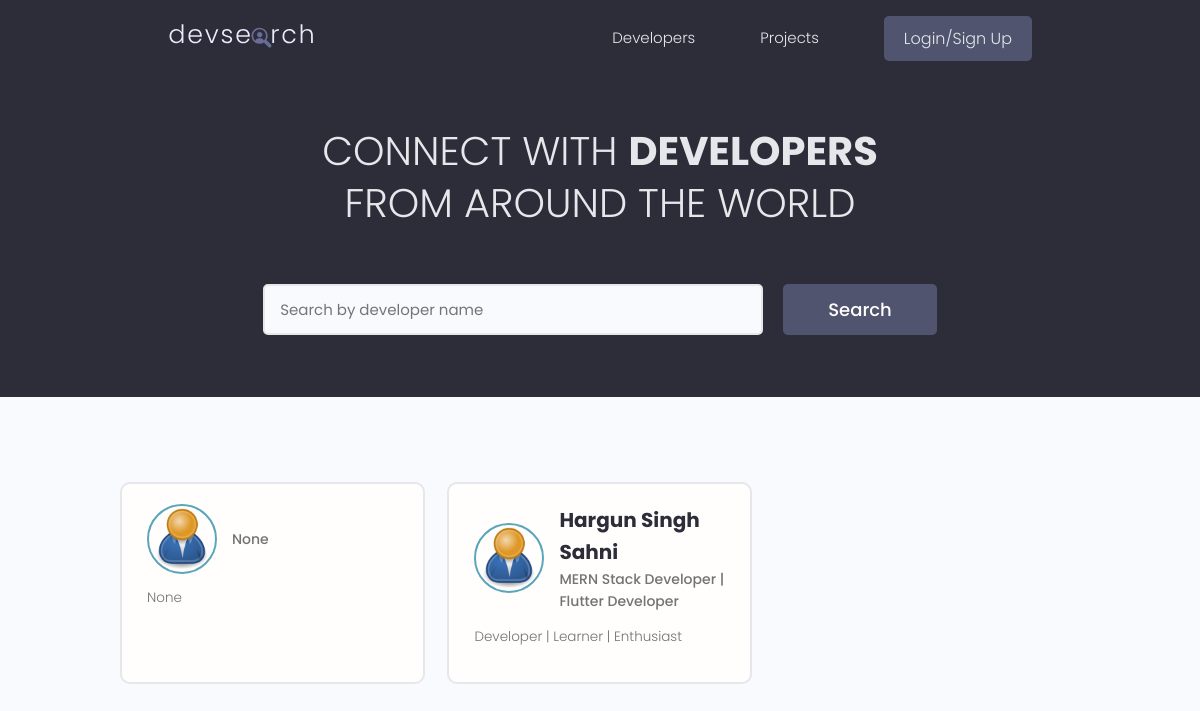
The page / on the database its author committed.
### users/models.py (models this page shows, shortened)
class Profile(models.Model):
    user = models.OneToOneField(
        User, on_delete=models.CASCADE, null=True, blank=True)
    name = models.CharField(max_length=200, blank=True, null=True)
    email = models.EmailField(max_length=500, blank=True, null=True)
    username = models.CharField(max_length=200, blank=True, null=True)
    location = models.CharField(max_length=200, blank=True, null=True)
    short_intro = models.CharField(max_length=200, blank=True, null=True)
    bio = models.TextField(blank=True, null=True)
    profile_image = models.ImageField(
        null=True, blank=True, upload_to='profiles/', default="profiles/user-default.png")
    social_github = models.CharField(max_length=200, blank=True, null=True)
    social_twitter = models.CharField(max_length=200, blank=True, null=True)
    social_linkedin = models.CharField(max_length=200, blank=True, null=True)
    social_youtube = models.CharField(max_length=200, blank=True, null=True)
    social_website = models.CharField(max_length=200, blank=True, null=True)
    created = models.DateTimeField(auto_now_add=True)
    id = models.UUIDField(default=uuid.uuid4, unique=True,
                          primary_key=True, editable=False)
    class Meta:
        ordering = ['created']
    @property
    def imageURL(self):
        try:
            url = self.profile_image.url
        except:
            url = ''
        return url

### users/views.py (the view)
# urls.py: path('', views.profiles, name="profiles"),
def profiles(request):
    profiles, search_query = searchProfiles(request)
    custom_range, profiles = paginateProfiles(request, profiles, 3)
    context = {'profiles': profiles, 'search_query': search_query,
               'custom_range': custom_range}
    return render(request, 'users/profiles.html', context)

### users/utils.py (called while the page is built)
def paginateProfiles(request, profiles, results):
    page = request.GET.get('page')
    paginator = Paginator(profiles, results)
    try:
        profiles = paginator.page(page)
    except PageNotAnInteger:
        page = 1
        profiles = paginator.page(page)
    except EmptyPage:
        page = paginator.num_pages
        profiles = paginator.page(page)
    leftIndex = (int(page) - 4)
    if leftIndex < 1:
        leftIndex = 1
    rightIndex = (int(page) + 5)
    if rightIndex > paginator.num_pages:
        rightIndex = paginator.num_pages + 1
    custom_range = range(leftIndex, rightIndex)
    return custom_range, profiles

def searchProfiles(request):
    search_query = ''
    if request.GET.get('search_query'):
        search_query = request.GET.get('search_query')
    skills = Skill.objects.filter(name__icontains=search_query)
    profiles = Profile.objects.distinct().filter(
        Q(name__icontains=search_query) |
        Q(short_intro__icontains=search_query) |
        Q(skill__in=skills)
    )
    return profiles, search_query

### users/templates/users/profiles.html (shortened to what this page needs)
{% extends 'main.html' %}
{% block content %}
<main class="home">
    <section class="hero-section text-center">
        <div class="container container--narrow">
            <div class="hero-section__box">
                <h2>CONNECT WITH <span>DEVELOPERS</span></h2>
                <h2>FROM AROUND THE WORLD</h2>
            </div>
            <div class="hero-section__search">
                <form id="searchForm" class="form" action="{% url 'profiles' %}" method="get">
                    <div class="form__field">
                        <input class="input input--text" id="formInput#search" type="text" name="search_query"
                            value="{{search_query}}" placeholder="Search by developer name" />
                    </div>
                    <input class="btn btn--sub btn--lg" type="submit" value="Search" />
                </form>
            </div>
        </div>
    </section>
    <section class="devlist">
        <div class="container">
            <div class="grid grid--three">
                {% for profile in profiles %}
                <div class="column card">
                    <div class="dev">
                        <a href="{% url 'user-profile' profile.id %}" class="card__body">
                            <div class="dev__profile">
                                <img class="avatar avatar--md" src="{{ profile.imageURL }}" alt="image" />
                                <div class="dev__meta">
                                    <h3>{{profile.name}}</h3>
                                    <h5>{{profile.short_intro|slice:"60"}}</h5>
                                </div>
                            </div>
                            <p class="dev__info">{{profile.bio|slice:"150"}}</p>
                        </a>
                    </div>
                </div>
                {% endfor %}
            </div>
        </div>
    </section>
</main>
{% endblock content %}

### templates/main.html (shortened to what this page needs)
<!DOCTYPE html>
{% load static %}
<html>
<head>
    <link rel="stylesheet" href="https://cdn.iconmonstr.com/1.3.0/css/iconmonstr-iconic-font.min.css" />
    <link rel="stylesheet" href="{% static 'uikit/styles/uikit.css' %}" />
    <link rel="stylesheet" href="{% static 'styles/app.css' %}" />
</head>
<body>
    {% include 'navbar.html' %}
    {% block content %}
    {% endblock content %}
</body>
</html>

### templates/navbar.html (shortened to what this page needs)
{% load static %}
<header class="header">
    <div class="container container--narrow">
        <a href="{% url 'profiles' %}" class="header__logo">
            <img src="{% static 'images/logo.svg' %} " alt="DevSearch Logo" />
        </a>
        <nav class="header__nav">
            <ul class="header__menu">
                <li class="header__menuItem"><a href="{% url 'profiles' %}">Developers</a></li>
                <li class="header__menuItem"><a href="{% url 'projects' %}">Projects</a></li>
                {% if request.user.is_authenticated %}
                <li class="header__menuItem"><a href="{% url 'inbox' %}">Inbox</a></li>
                <li class="header__menuItem"><a href="{% url 'account' %}">Account</a></li>
                <li class="header__menuItem"><a href="{% url 'logout' %}" class="btn btn--sub">Logout</a></li>
                {% else %}
                <li class="header__menuItem"><a href="{% url 'login' %}" class="btn btn--sub">Login/Sign Up</a></li>
                {% endif %}
            </ul>
        </nav>
    </div>
</header>

### static/styles/app.css (style rules this page uses)
:root { --color-sub: #2d2d39; }
.btn--sub { background-color: var(--color-sub-light); }
.card { border: 2px solid var(--color-light); }
img { width: 100%; }
.header { position: sticky; z-index: 111; background-color: var(--color-sub); padding: 1.5rem 0; }
.header > .container { display: flex; justify-content: space-between; align-items: center; }
.header__logo > img { height: 3.8rem; }
.header__nav > ul { display: inline-flex; align-items: center; list-style: none; gap: 6.5rem; }
.header__menuItem > a { color: var(--color-light); font-weight: 300; }
.hero-section { height: 40vh; display: flex; align-items: center; background-color: var(--color-sub); }
.hero-section__box { margin-bottom: 4rem; }
.hero-section__box > h2, .hero-section__box > h2 > span { font-size: 4rem; color: var(--color-light); line-height: 1.3; text-transform: uppercase; }
.hero-section__box > h2 { font-weight: 300; }
.hero-section__box > h2 > span { font-weight: 700; }
.hero-section__search > .form { display: flex; align-items: center; justify-content: center; gap: 2rem; }
.hero-section__search > .form input.input--text { width: 50rem; }
.devlist { margin-top: 8rem; }
.devlist .grid { align-items: stretch; }
.devlist .dev .dev__profile { display: flex; align-items: center; gap: 1.5rem; }
.devlist .dev .dev__meta h3 { color: var(--color-sub); font-size: 2rem; font-weight: 700; }
.devlist .dev .dev__meta h5 { color: var(--color-text); font-size: 1.4rem; font-weight: 500; }
.devlist .dev .dev__info { margin: 1.5rem 0; font-size: 1.35rem; line-height: 1.4; text-align: justify; }

### static/uikit/styles/modules/_variables.css (style rules this page uses)
:root { --color-main: #5aa5b9; --color-main-light: #e6faff; --color-sub: #3f4156; --color-sub-light: #51546e; --color-sub-lighter: #ededfd; --color-text: #737373; --color-gray: #8b8b8b; --color-light: #e5e7eb; --color-light-gray: #767676; --color-bg: #f8fafd; --color-white: #fffefd; --color-white-light: #f3f3f3; --color-success: #359e64; --color-success-bg: #def8e8; --color-error: #fc4b0b; --color-error-bg: #fff2ee; --font-base: 'Poppins', arial, helvetica, 'Segoe UI', roboto, ubuntu, sans-serif; --font-monospace: 'Fira Code', 'Courier New', courier, monospace; --font-regular: 300; --font-medium: 500; --font-bold: 700; --generic-shadow: 1px 1px 5px #00000010; --generic-transition: all 0.3s ease-in-out; }

### static/uikit/styles/modules/_base.css (style rules this page uses)
* { margin: 0; padding: 0; box-sizing: border-box; text-rendering: optimizeLegibility; color: inherit; font-size: inherit; }
html { font-size: 50%; }
@media only screen and (min-width: 480px) { html { font-size: 56.25%; } }
@media only screen and (min-width: 1200px) { html { font-size: 62.5%; } }
body { line-height: 1.6; font-weight: 400; font-size: 1.5rem; color: var(--color-text); background-color: var(--color-bg); min-height: 100vh; }

### static/uikit/styles/modules/_typography.css (style rules this page uses)
* { font-family: var(--font-base); }
h2 { font-size: 3.6rem; font-weight: var(--font-bold); }
h3 { font-size: 3.2rem; font-weight: var(--font-medium); }
h5 { font-size: 2.4rem; font-weight: var(--font-medium); }
h5, h6 { font-weight: var(--font-regular); }
p, span, strong { font-size: 1.6rem; color: var(--color-text); font-weight: var(--font-regular); }
a { padding-bottom: 2px; text-decoration: none; display: inline-block; color: var(--color-main); font-weight: var(--font-medium); }

### static/uikit/styles/modules/_utilities.css (style rules this page uses)
.container { width: 92%; max-width: 165rem; margin: 0 auto; box-sizing: border-box; }
.container--narrow { width: 92%; max-width: 120rem; }
@media screen and (min-width: 1000px) { .container { width: 90%; } }
@media screen and (min-width: 1000px) { .container--narrow { width: 85%; } }
@media screen and (min-width: 1200px) { .container { width: 80%; } }
@media screen and (min-width: 1200px) { .container--narrow { width: 72%; } }
.text-center { text-align: center; }

### static/uikit/styles/modules/_avatar.css (style rules this page uses)
.avatar { border-radius: 50%; border: 2px solid var(--color-main); object-fit: cover; }
.avatar--md { height: 7rem; width: 7rem; }

### static/uikit/styles/modules/_button.css (style rules this page uses)
.btn { display: inline-block; position: relative; cursor: pointer; background-color: var(--color-light); font-weight: var(--font-medium); color: var(--color-sub); text-decoration: none; padding: 1rem 2rem; border-radius: 0.5rem; border: none; width: -webkit-fit-content; width: -moz-fit-content; width: fit-content; height: -webkit-fit-content; height: -moz-fit-content; height: fit-content; font-size: 1.6rem; outline-width: 0; outline-color: transparent; -webkit-backface-visibility: hidden; backface-visibility: hidden; transition: all 0.3s ease-in-out; }
.btn--sub { background-color: var(--color-sub); color: var(--color-white); }
.btn--lg { font-size: 1.8rem; padding: 1.2rem 4.5rem; }

### rows shown on the page
Profile: imageURL (placeholder picture), short_intro "None", bio "None"
Profile: imageURL (placeholder picture), name "Hargun Singh Sahni", short_intro "MERN Stack Developer | Flutter Developer", bio "Developer | Learner | Enthusiast"
